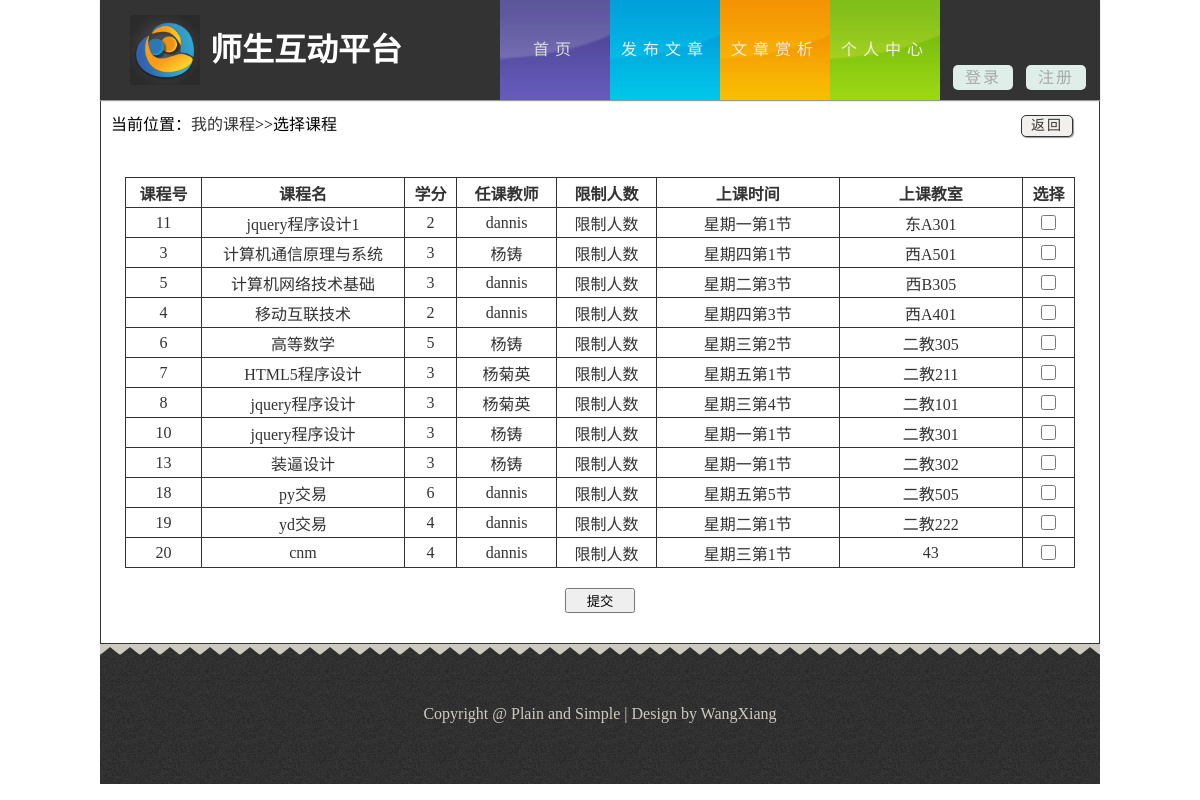
The app's page /choosesource.php with its own data.
### tables this page shows
CREATE TABLE `tb_course` (
  `course_id` int(4) unsigned NOT NULL AUTO_INCREMENT,
  `course_name` varchar(255) DEFAULT NULL,
  `course_type` varchar(20) DEFAULT NULL,
  `credits` varchar(10) DEFAULT NULL,
  `classroom` varchar(100) DEFAULT NULL,
  `week` varchar(20) DEFAULT NULL,
  `ctime` varchar(20) DEFAULT NULL,
  `teacher` varchar(20) DEFAULT NULL,
  PRIMARY KEY (`course_id`)
);

CREATE TABLE `tb_teacher` (
  `account` char(255) NOT NULL,
  `password` char(255) DEFAULT NULL,
  `teacher_id` int(255) NOT NULL AUTO_INCREMENT,
  `chinese_name` varchar(255) DEFAULT NULL,
  `sex` varchar(255) DEFAULT NULL,
  `address` varchar(255) DEFAULT NULL,
  `tel` varchar(255) DEFAULT NULL,
  `remark` varchar(255) DEFAULT NULL,
  `count` int(5) DEFAULT '0',
  `head_pic` varchar(100) DEFAULT NULL,
  PRIMARY KEY (`teacher_id`)
);

### public/choosesource.php (the view, shortened to what this page needs)
<!DOCTYPE html>
<html lang="zh-cn">
<head>
	<link rel="stylesheet" href="css/style.css">
</head>
<body>
    <header id="header">
	    <div class="sec">
		    <h1 class="logo">师生互动平台</h1>
			<nav class="link">
			    <ul class="o-nav">
			        <li class="active"><a href="###" class="s-bc">首页</a></li>
				    <li><a href="addarticle.php" class="f-bc">发布文章</a></li>
				    <li><a href="paragraph.php?page=1" class="w-bc">文章赏析</a></li>
				    <li><a href="setinfo.php" class="d-bc">个人中心</a></li>
			    </ul>
				<div class="dz">
				    <ul>
					<?php
						if(isset($_COOKIE["name"])){
							echo "<div class=\"dlz\">Hi:<a href=\"setinfo.php\"><span>".$_COOKIE["name"]." </span></a><a href=\"logout.php\">[退出]</a></div>";
						}else{
					?>
					   <li><a href="login.php">登录</a></li>
					   <li><a href="register.php">注册</a></li>
					<?php
						}
					?>
					</ul>
				</div>
			</nav>
		</div>
	</header>
    <div id="content" style="background:#fff;border:1px solid #333;width:998px">
	    <div class="k">
		    <div class="wz">
			    当前位置：<a href="myclass.php">我的课程</a>>>选择课程
			</div>
			<div class="return" style="left:670px;">
			    <a href="#" onClick="javascript :history.back(-1);">返回</a>
			</div>
			<div class="course">
			    <div class="xke">
			        <form>
					    <div class="xke-1">
                            <table>
						        <tr>
							        <th>课程号</th>
                                    <th style="width:200px;">课程名</th>
								    <th>学分</th>
								    <th>任课教师</th>
									<th>限制人数</th>
								    <th  style="width:180px;">上课时间</th>
								    <th  style="width:180px;">上课教室</th>
								    <th>选择</th>
							    </tr>
					<?php
						$result = mysql_query("SELECT * FROM tb_course");
						while ($row = mysql_fetch_array($result)) {
							$flag = '0';
							if($flag == '1'){
								echo "<tr style=\"display:none\">";
							}else{
								echo "<tr>";
							}
							echo 	"<td>".$row['course_id']."</td>";
							echo 	"<td>".$row['course_name']."</td>";
							echo 	"<td>".$row['credits']."</td>";
							$result_a = mysql_query("SELECT * FROM tb_teacher WHERE teacher_id = '".$row['teacher']."'");
							while ($row_a = mysql_fetch_array($result_a)) {
								echo "<td>".$row_a['chinese_name']."</td>";
							}
							echo 	"<td>限制人数</td>";
							echo 	"<td>".$row['week']."第".$row['ctime']."节"."</td>";
							echo 	"<td>".$row['classroom']."</td>";
							echo 	"<td class=\"xz\"><input type=\"checkbox\"/><span style=\"display:none;\">".$row['course_id'].","."</span><h5 style=\"display:none\">".$row['teacher'].","."</h5></td>";
						}
					?>
                  			</table>
				        </div>
						<div class="xk-tj">
						    <input type="button" value="提交" id="btn" />
						</div>
					</form>
			    </div>
			</div>
		</div>
	</div>
	<footer>
	    <div class="footer">
		      Copyright&nbsp;&#64;&nbsp;Plain and Simple&nbsp;&#124;&nbsp;Design by WangXiang
		</div>
	</footer>
</body>
</html>

### public/css/style.css (style rules this page uses)
body,ul,h1 { margin:0; padding:0; }
.k>.wz,.k>.return { display:inline-block;margin-top:10px;margin-left:10px }
.k .return { width:50px; height:20px; border:1px solid #333; border-radius:5px; text-align:center; line-height:20px; position:relative; left:765px;font-size:14px;letter-spacing:2px;background:#f1f0ec;box-shadow:1px 1px 1px #999 }
.return>a { color:#333; }
.course { width:950px;margin:0 auto }
.course table { width:100%;color:#333;text-align:center; }
#header { width:100%; height:100px; background-color:#fff; }
ul { list-style:none; }
a { text-decoration:none;color:#333 }
.sec { width:1000px; height:100px; background-color:#333; margin:0 auto; box-shadow:0 1px 1px #999; position:relative; z-index:9999; }
.logo { background:url(../img/logo.png) no-repeat; background-size:70px 70px; width:330px; height:70px; text-indent:80px; float:left; margin-left:30px; margin-top:15px; color:#fff; line-height:70px; }
#header .link { float:right; height:100px; width:600px; text-align:center; line-height:100px; letter-spacing:6px; }
#header .o-nav li { float:left; width:110px; }
#header .o-nav li>a { display:block; color:#eee; }
#header .s-bc { background:url(../img/bg1.png) no-repeat; background-size:110px 100px; }
#header .f-bc { background:url(../img/bg2.png) no-repeat; background-size:110px 100px; }
#header .d-bc { background:url(../img/bg3.png) no-repeat; background-size:110px 100px; }
#header .w-bc { background:url(../img/bg4.png) no-repeat; background-size:110px 100px; }
#header .o-nav li>a:hover,#header .o-nav .active>a { opacity:0.9; }
#header .dz>ul>li { width:60px; float:left; color:#eee; line-height:25px; margin-left:13px; }
#header .dz>ul>li>a { display:block; background-color:#dfeee9; border-radius:5px; margin-top:65px; color:#a6aaa8; letter-spacing:2px; }
#content { background:#cecabf; width:1000px; height:auto; margin:0 auto; padding-bottom:30px; }
footer { margin:0 auto; width:1000px; background:#cecabf; }
.footer { background:url(../img/footer.png); width:1000px; height:140px; color:#d0cbc0; text-align:center; line-height:140px; font-family:SimHei; }
.xke-1 { height:391px;overflow-y:scroll;margin-top:40px; }
.xke table { border-collapse:collapse; }
.xke tr { height:30px; }
.xke td,.xke th { border:1px solid #333; }
.xke .xz input { width:15px;height:15px; }
.xke .xk-tj { text-align:center;margin-top:20px; }
.xke .xk-tj input { width:70px;height:25px; }

### records on screen
tb_course: course_id "11", course_name "jquery程序设计1", credits "2", week "星期一", ctime "1", classroom "东A301"
tb_teacher: chinese_name "dannis"
tb_course: course_id "3", course_name "计算机通信原理与系统", credits "3", week "星期四", ctime "1", classroom "西A501"
tb_teacher: chinese_name "杨铸"
tb_course: course_id "5", course_name "计算机网络技术基础", credits "3", week "星期二", ctime "3", classroom "西B305"
tb_course: course_id "4", course_name "移动互联技术", credits "2", week "星期四", ctime "3", classroom "西A401"
tb_course: course_id "6", course_name "高等数学", credits "5", week "星期三", ctime "2", classroom "二教305"
tb_course: course_id "7", course_name "HTML5程序设计", credits "3", week "星期五", ctime "1", classroom "二教211"
tb_teacher: chinese_name "杨菊英"
tb_course: course_id "8", course_name "jquery程序设计", credits "3", week "星期三", ctime "4", classroom "二教101"
tb_course: course_id "10", course_name "jquery程序设计", credits "3", week "星期一", ctime "1", classroom "二教301"
tb_course: course_id "13", course_name "装逼设计", credits "3", week "星期一", ctime "1", classroom "二教302"
tb_course: course_id "18", course_name "py交易", credits "6", week "星期五", ctime "5", classroom "二教505"
tb_course: course_id "19", course_name "yd交易", credits "4", week "星期二", ctime "1", classroom "二教222"
tb_course: course_id "20", course_name "cnm", credits "4", week "星期三", ctime "1", classroom "43"
